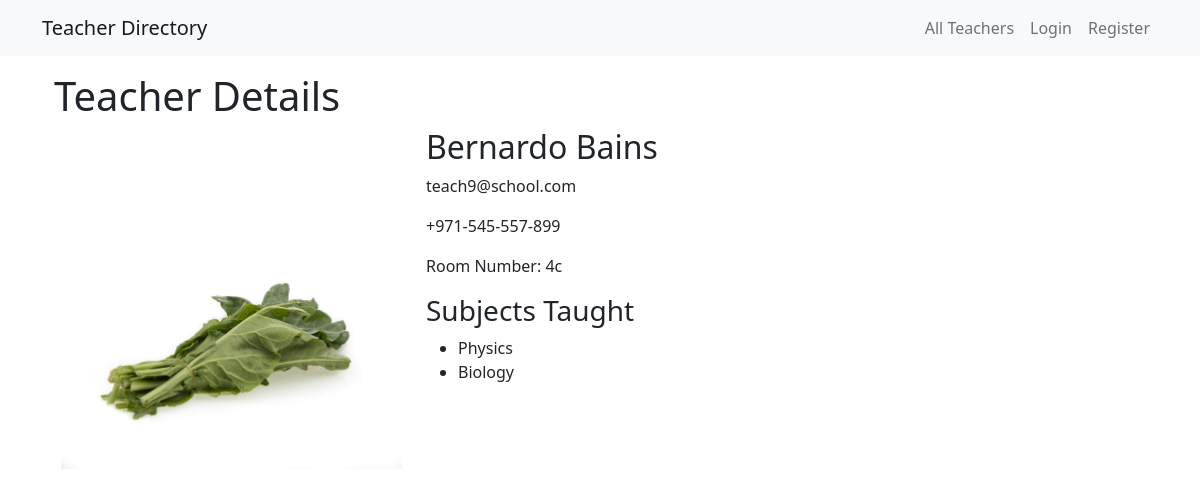
Screenshot of /31/ with the database file from the repository.
### teacher/models.py (models this page shows, shortened)
class Teacher(models.Model):
    first_name = models.CharField(max_length=50)
    last_name = models.CharField(max_length=50)
    email = models.EmailField(max_length=255, unique=True)
    phone = models.CharField(max_length=30)
    room_number = models.CharField(max_length=5)
    profile_image = models.ImageField(upload_to='teacher_profile_images', blank=True)
    subjects_taught = models.ManyToManyField(Subject, related_name='teachers')

class Subject(models.Model):
    name = models.CharField(max_length=255)

### teacher/views.py (the view)
# urls.py: path('<int:teacher_id>/', views.teacher_details, name='view_teacher_details'),
def teacher_details(request, teacher_id):
    teacher = models.Teacher.objects.get(id=teacher_id)
    context = {
        'teacher': teacher,
    }
    return render(request, 'teacher/detailed_teacher.html', context=context)

### teacher/templates/teacher/detailed_teacher.html
{% extends 'base.html' %}
{% block content %}
    {% load static %}
    <div class="container">
        <div class="row">
            <div class="col-md-12">
                <h1>Teacher Details</h1>
            </div>
        </div>
        <div class="row">
            <div class="col-md-12">
                <div class="teacher_details">
                    <div class="row">
                        <div class="col-md-4">
                            <div class="teacher_image">
                                {% if teacher.profile_image %}
                                <img
                                    src="{{ teacher.profile_image.url }}"
                                    alt="{{ teacher.first_name }} {{ teacher.last_name }}">
                                {% else %}
                                <img
                                    src="{% static 'images/default_image.jpg' %}"
                                    alt="{{ teacher.first_name }} {{ teacher.last_name }}">
                                {% endif %}
                            </div>
                        </div>
                        <div class="col-md-8">
                            <div class="teacher_details_info">
                                <h2>{{ teacher.first_name }} {{ teacher.last_name }}</h2>
                                <p>{{ teacher.email }}</p>
                                <p>{{ teacher.phone }}</p>
                                <p>Room Number: {{ teacher.room_number }}</p>
                                <h3>Subjects Taught</h3>
                                <ul>
                                    {% for subject in teacher.subjects_taught.all %}
                                        <li class="subject-item">{{ subject.name }}</li>
                                    {% endfor %}
                                </ul>
                            </div>
                        </div>
                    </div>
                </div>
            </div>
        </div>
    </div>
{% endblock %}

### teacher/static/css/layout.css (style rules this page uses)
.teacher_image { width: 100%; height: 100%; }
.teacher_image img { width: 100%; object-fit: cover; }
.subject-item { text-transform: capitalize; }

### rows the page displays
Teacher: profile_image (picture), first_name "Bernardo", last_name "Bains", email "teach9@school.com", phone "+971-545-557-899", room_number "4c"
Subject: name "Physics"
Subject: name "Biology"
